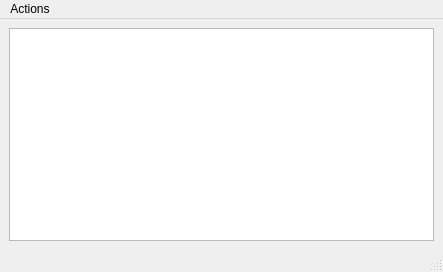
<?xml version="1.0" encoding="UTF-8"?>
<ui version="4.0">
 <class>SecondWindow</class>
 <widget class="QMainWindow" name="SecondWindow">
  <property name="geometry">
   <rect>
    <x>0</x>
    <y>0</y>
    <width>443</width>
    <height>272</height>
   </rect>
  </property>
  <property name="windowTitle">
   <string>MainWindow</string>
  </property>
  <widget class="QWidget" name="centralwidget">
   <layout class="QGridLayout" name="gridLayout">
    <item row="0" column="0">
     <widget class="QTableView" name="tableView"/>
    </item>
   </layout>
  </widget>
  <widget class="QMenuBar" name="menubar">
   <property name="geometry">
    <rect>
     <x>0</x>
     <y>0</y>
     <width>443</width>
     <height>21</height>
    </rect>
   </property>
   <widget class="QMenu" name="menuadd">
    <property name="title">
     <string>Actions</string>
    </property>
    <addaction name="actionadd"/>
    <addaction name="actiondelete"/>
    <addaction name="actionlogout"/>
   </widget>
   <addaction name="menuadd"/>
  </widget>
  <widget class="QStatusBar" name="statusbar"/>
  <action name="actionadd">
   <property name="text">
    <string>AddData</string>
   </property>
  </action>
  <action name="actionlogout">
   <property name="text">
    <string>LogOut</string>
   </property>
  </action>
  <action name="actiondelete">
   <property name="text">
    <string>DeleteData</string>
   </property>
  </action>
 </widget>
 <resources/>
 <connections/>
</ui>
